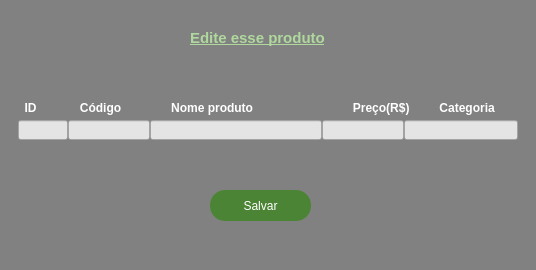
<?xml version="1.0" encoding="UTF-8"?>
<ui version="4.0">
 <class>MainWindow</class>
 <widget class="QMainWindow" name="MainWindow">
  <property name="geometry">
   <rect>
    <x>0</x>
    <y>0</y>
    <width>536</width>
    <height>270</height>
   </rect>
  </property>
  <property name="windowTitle">
   <string>MainWindow</string>
  </property>
  <property name="styleSheet">
   <string notr="true">background-color: rgb(129, 129, 129);</string>
  </property>
  <widget class="QWidget" name="centralwidget">
   <widget class="QLabel" name="Instrucao">
    <property name="geometry">
     <rect>
      <x>190</x>
      <y>30</y>
      <width>141</width>
      <height>16</height>
     </rect>
    </property>
    <property name="font">
     <font>
      <pointsize>11</pointsize>
      <weight>75</weight>
      <bold>true</bold>
      <underline>true</underline>
     </font>
    </property>
    <property name="styleSheet">
     <string notr="true">color: rgb(175, 216, 157);</string>
    </property>
    <property name="text">
     <string>Edite esse produto</string>
    </property>
   </widget>
   <widget class="QPushButton" name="salvarEdicao">
    <property name="geometry">
     <rect>
      <x>210</x>
      <y>190</y>
      <width>101</width>
      <height>31</height>
     </rect>
    </property>
    <property name="font">
     <font>
      <weight>50</weight>
      <bold>false</bold>
     </font>
    </property>
    <property name="styleSheet">
     <string notr="true">background-color: rgb(76, 132, 53);
color: rgb(255, 255, 255);
border-radius: 15px;
border-style: outset;
border-width: 0px;</string>
    </property>
    <property name="text">
     <string>Salvar</string>
    </property>
   </widget>
   <widget class="QLineEdit" name="lineId">
    <property name="geometry">
     <rect>
      <x>18</x>
      <y>120</y>
      <width>50</width>
      <height>20</height>
     </rect>
    </property>
    <property name="styleSheet">
     <string notr="true">background-color: rgb(228, 228, 228);</string>
    </property>
   </widget>
   <widget class="QLineEdit" name="lineCod">
    <property name="geometry">
     <rect>
      <x>68</x>
      <y>120</y>
      <width>82</width>
      <height>20</height>
     </rect>
    </property>
    <property name="styleSheet">
     <string notr="true">background-color: rgb(228, 228, 228);</string>
    </property>
   </widget>
   <widget class="QLineEdit" name="linePreco">
    <property name="geometry">
     <rect>
      <x>322</x>
      <y>120</y>
      <width>82</width>
      <height>20</height>
     </rect>
    </property>
    <property name="styleSheet">
     <string notr="true">background-color: rgb(228, 228, 228);</string>
    </property>
   </widget>
   <widget class="QLineEdit" name="lineCategoria">
    <property name="geometry">
     <rect>
      <x>404</x>
      <y>120</y>
      <width>114</width>
      <height>20</height>
     </rect>
    </property>
    <property name="styleSheet">
     <string notr="true">background-color: rgb(228, 228, 228);</string>
    </property>
   </widget>
   <widget class="QLineEdit" name="lineNome">
    <property name="geometry">
     <rect>
      <x>150</x>
      <y>120</y>
      <width>172</width>
      <height>20</height>
     </rect>
    </property>
    <property name="styleSheet">
     <string notr="true">background-color: rgb(228, 228, 228);</string>
    </property>
   </widget>
   <widget class="QLabel" name="guiaPreencher">
    <property name="geometry">
     <rect>
      <x>18</x>
      <y>100</y>
      <width>500</width>
      <height>16</height>
     </rect>
    </property>
    <property name="font">
     <font>
      <weight>75</weight>
      <bold>true</bold>
     </font>
    </property>
    <property name="styleSheet">
     <string notr="true">color: rgb(255, 255, 255);</string>
    </property>
    <property name="text">
     <string>  ID             Código               Nome produto                              Preço(R$)         Categoria</string>
    </property>
   </widget>
  </widget>
  <widget class="QStatusBar" name="statusbar"/>
 </widget>
 <resources/>
 <connections/>
</ui>
